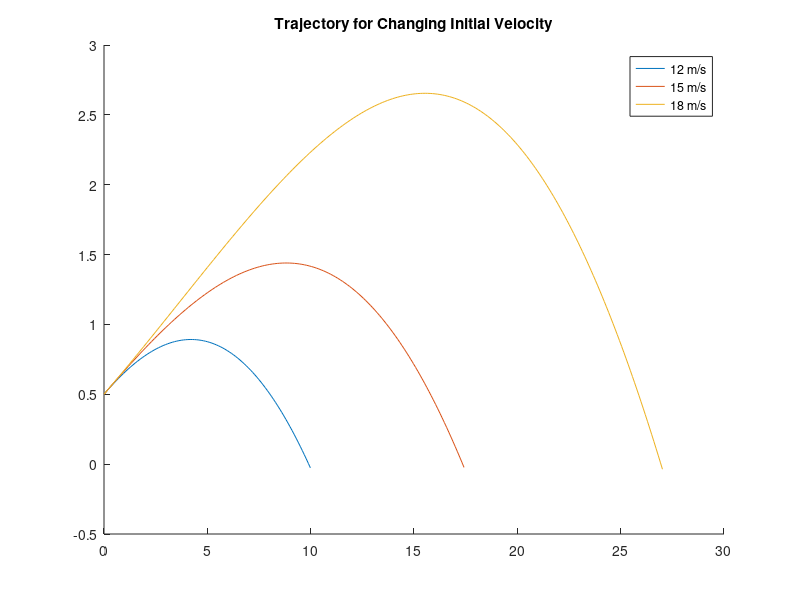

MATLAB code to generate this figure: (Note: this script raises an error after producing the figure.)
clear;
clc;
dt = 0.01; %time step
t = 0:dt:10; %vector of all times
vi = [12 15 18];
angle = 10;
anglerad = angle*pi()/180;

p = [0 0.5]; %initial position
ac = [0 -9.81]; %constant acceleration
ad = [0 0]; %drag acceleration
al = [0 0]; % lift acceleration
m = 0.175; %mass
cd = 0.1; %drag coefficient
cl = 0.175;
rho = 1.2; %density of air
r = 0.275/2;

for j=1:1:length(vi)
    v = [vi(j)*cos(anglerad) vi(j)*sin(anglerad)]; %initial velocity (m/s)
    for i=2:1:length(t)
        v(i, :) = v(i-1, :)+(ac+ad+al)*dt; %new vel = old vel + deltaT*accel
        p(i, :) = p(i-1, :)+v(i-1, :)*dt; %new pos = old pos + deltaT*vel

        theta = atan2((p(i, 2)-p(i-1, 2)), (p(i, 1)-p(i-1, 1))); %angle of current motion
        vtot = sqrt(v(i, 1)^2 + v(i, 2)^2); %total velocity

        fd = 0.5*rho*(vtot^2)*cd*pi()*(r^2); %drag force
        ad = (-fd/m)*[cos(theta) sin(theta)]; %drag force applies opposite to motion      
        
        fl = 0.5*rho*(vtot^2)*cl*pi()*(r^2); %lift force
        al = (fl/m)*[-sin(theta) cos(theta)]; % drag force applies perp. to motion

        if(p(i, 2) < 0) %stop once the ball hits the "ground"
            airtime(j) = i*dt;
            peak(j) = max(p(:, 2));
            dist(j) = p(i, 1);
            break;
        end
    end
    hold on
    plot(p(:, 1), p(:, 2));
    legendInfo{j} = [num2str(vi(j)) ' m/s'];
end

hold off
legend(legendInfo);
title('Trajectory for Changing Initial Velocity');
subtitle('0.5m Initial Height, 10° Launch Angle');
xlabel('Horizontal Distance (m)');
ylabel('Vertical Distance (m)');
axis equal;
xlim([0 30]);
ylim([0 10]);


disp(airtime);
disp(peak);
disp(dist);